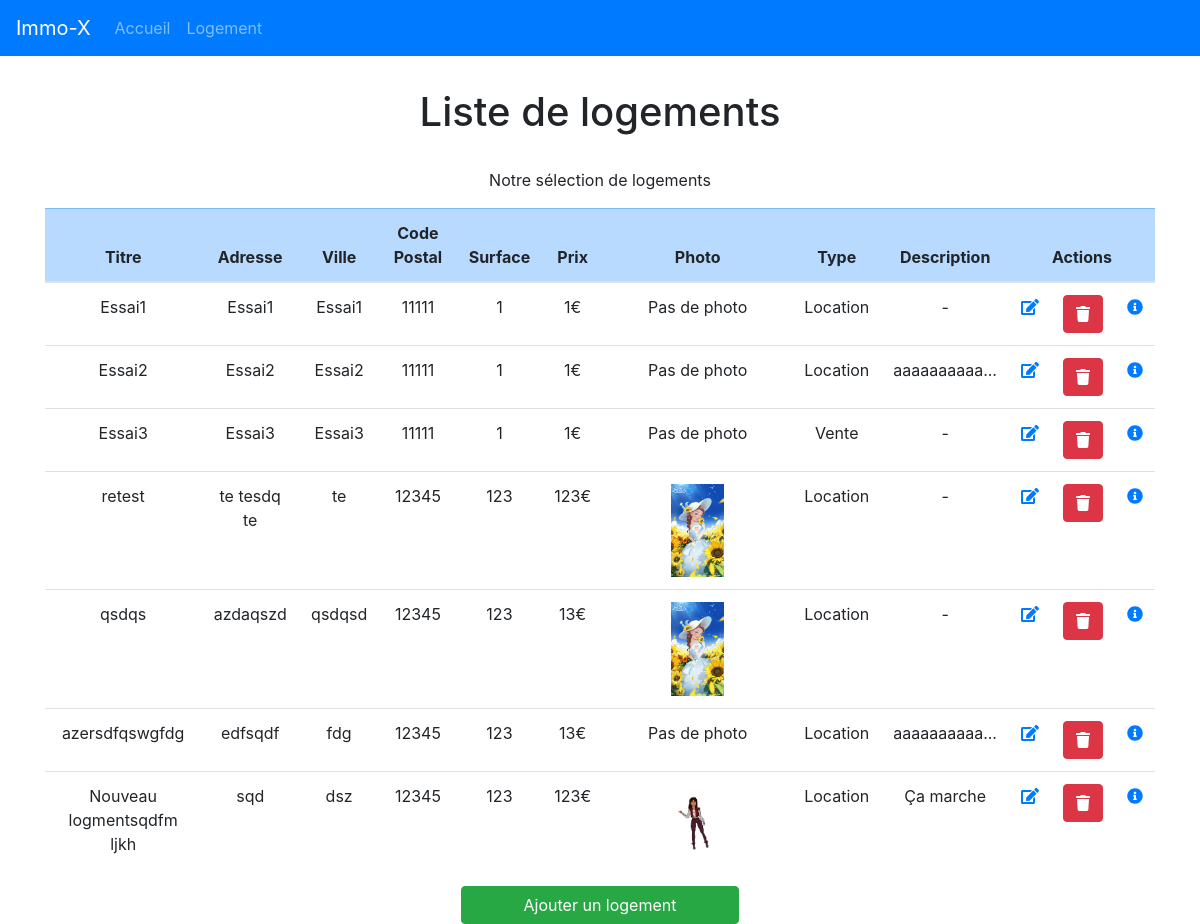
The app's page /logements with its own data.
### tables this page shows
CREATE TABLE IF NOT EXISTS `logement` (
  `id_logement` int NOT NULL AUTO_INCREMENT,
  `titre` varchar(255) NOT NULL,
  `adresse` varchar(255) NOT NULL,
  `ville` varchar(255) NOT NULL,
  `cp` int NOT NULL,
  `surface` int NOT NULL,
  `prix` int NOT NULL,
  `photo` varchar(255) DEFAULT NULL,
  `type` varchar(255) NOT NULL,
  `description` text,
  PRIMARY KEY (`id_logement`)
);

### controller/LogementController.php (called while the page is built, shortened)
<?php
require_once "model/LogementManager.php";
class LogementController
{
    private $logementManager;
    public function __construct()
    {
        $this->logementManager = new LogementManager();
        $this->logementManager->loadLogements();
    }
    public function displayLogements()
    {
        $logements = $this->logementManager->getLogements();
        require_once "view/logements.html.php";
    }
}

### model/LogementManager.php (called while the page is built, shortened)
<?php
require_once "model/Manager.php";
require_once "model/Logement.php";
class LogementManager extends Manager
{
    private $logements;
    public function addLogement($logement)
    {
        $this->logements[] = $logement;
    }
    public function getLogements()
    {
        return $this->logements;
    }
    public function loadLogements()
    {
        $req = $this->getBdd()->prepare("SELECT * FROM logement");
        $req->execute();
        $mesLogements = $req->fetchAll(PDO::FETCH_ASSOC);
    }
}

### model/Logement.php (called while the page is built, shortened)
<?php
class Logement {
    private $id;
    private $titre;
    private $adresse;
    private $ville;
    private $cp;
    private $surface;
    private $prix;
    private $photo;
    private $type;
    private $description;
    public function __construct($id,$titre,$adresse,$ville,$cp,$surface,$prix,$photo,$type,$description)
    {
        $this->id = $id;
        $this->titre = $titre;
        $this->adresse = $adresse;
        $this->ville = $ville;
        $this->cp = $cp;
        $this->surface = $surface;
        $this->prix = $prix;
        $this->photo = $photo;
        $this->type = $type;
        $this->description = $description;
    }
    public function getId()
    {
        return $this->id;
    }
    public function getTitre()
    {
        return $this->titre;
    }
    public function getAdresse()
    {
        return $this->adresse;
    }
    public function getVille()
    {
        return $this->ville;
    }
    public function getCp()
    {
        return $this->cp;
    }
    public function getSurface()
    {
        return $this->surface;
    }
    public function getPrix()
    {
        return $this->prix;
    }
    public function getType()
    {
        return $this->type;
    }
    public function getPhoto()
    {
        return $this->photo;
    }
    public function getDescription()
    {
        return $this->description;
    }
}

### model/Manager.php (called while the page is built, shortened)
<?php
abstract class Manager {
    private static $pdo;
    private static function setBdd(){
        self::$pdo = new PDO("mysql:host=localhost;dbname=Immobilier;charset=utf8","root","");
        self::$pdo->setAttribute(PDO::ATTR_ERRMODE, PDO::ERRMODE_WARNING);
    }
    protected function getBdd(){
        return self::$pdo;
    }
}
?>

### view/logements.html.php (the view, shortened to what this page needs)
<p class="text-center">Notre sélection de logements</p>
<table class="table table-hover text-center">
    <thead class="table-primary">
        <tr>
            <th scope="col">Titre</th>
            <th scope="col">Adresse</th>
            <th scope="col">Ville</th>
            <th scope="col">Code Postal</th>
            <th scope="col">Surface</th>
            <th scope="col">Prix</th>
            <th scope="col">Photo</th>
            <th scope="col">Type</th>
            <th scope="col">Description</th>
            <th scope="col" colspan="3">Actions</th>
        </tr>
    </thead>
    <tbody>
        <?php foreach ($logements as $logement) : ?>
            <tr>
                <td><?= $logement->getTitre(); ?></td>
                <td><?= $logement->getAdresse(); ?></td>
                <td><?= $logement->getVille(); ?></td>
                <td><?= $logement->getCp(); ?></td>
                <td><?= $logement->getSurface(); ?></td>
                <td><?= $logement->getPrix(); ?>€</td>
                <td><?php
                    $photo = $logement->getPhoto();
                    if ($photo) {
                        echo "<img src='" . URL . $photo . "' alt='Photo de " . $logement->getTitre() . "' class='container img-responsive' style='width:50%;height:50%'></td>";
                    } else {
                        echo "Pas de photo";
                    } ?>
                <td><?= $logement->getType(); ?></td>
                <td><?php
                    $descr = $logement->getDescription();
                    if ($descr) {
                        $size = strlen($descr);
                        $maxSize = 10;
                        if ($size > $maxSize) {
                            $end = $size - $maxSize;
                            $short = substr($descr, 0, -$end) . '...';
                            echo $short;
                        } else {
                            echo $descr;
                        }
                    } else {
                        echo "-";
                    } ?></td>
                <td><a href="<?= URL ?>logements/edit/<?= $logement->getId() ?>"><i class="fas fa-edit"></i></a></td>
                <td>
                    <form action="<?= URL ?>logements/delete/<?= $logement->getId() ?>" method="POST" onsubmit="return confirm('Etes-vous certain de vouloir supprimer ce logement?')">
                        <button class="btn btn-danger" type="submit"><i class="fas fa-trash"></i></button>
                    </form>
                </td>
                <td><a href="<?= URL ?>logements/details/<?= $logement->getId() ?>"><i class="fas fa-info-circle"></i></td>
            </tr>
        <?php endforeach; ?>
    </tbody>
</table>
<a href="<?= URL ?>logements/add" class="btn btn-success w-25 d-block m-auto">Ajouter un logement</a>
<?php
$content = ob_get_clean();
$title = "Liste de logements";
require_once "base.html.php";
?>

### index.php (shortened to what this page needs)
<?php
require_once "controller/LogementController.php";
$logementController = new LogementController();
if (empty($_GET['page'])) {
    require_once "view/home.view.php";
} else {
    $url = explode("/", filter_var($_GET['page'], FILTER_SANITIZE_URL));
    switch ($url[0]) {
        case "logements":
            if (empty($url[1])) {
                $logementController->displayLogements();
            } else if ($url[1] === "add") {
                $logementController->newLogementForm();
            } else if ($url[1] === "lvalid") {
                $logementController->newLogementValidation();
            } else if ($url[1] === "edit") {
                $logementController->editLogementForm($url[2]);
            } else if ($url[1] === "editvalid") {
                $logementController->editLogementValidation();
            } else if ($url[1] === "delete") {
                $logementController->deleteLogement($url[2]);
            } else if ($url[1] === "details") {
                $logementController->detailsLogement($url[2]);
            }
            break;
    }
}

### view/base.html.php (shortened to what this page needs)
<!DOCTYPE html>
<html lang="en">
<head>
    <link rel="stylesheet" href="https://cdn.jsdelivr.net/npm/bootstrap@4.6.1/dist/css/bootstrap.min.css">
</head>
<body>
    <header>
        <nav class="navbar navbar-expand-sm navbar-dark bg-primary">
            <a class="navbar-brand" href="<?= URL ?>accueil">Immo-X</a>
            <div class="collapse navbar-collapse" id="navbarColor01">
                <ul class="navbar-nav mr-auto">
                    <li class="nav-item">
                        <a class="nav-link" href="<?= URL ?>accueil">
                            Accueil
                        </a>
                    </li>
                    <li class="nav-item">
                        <a class="nav-link" href="<?= URL ?>logements">Logement</a>
                    </li>
                </ul>
            </div>
        </nav>
    </header>
    <main>
        <div class="container">
            <h1 class="my-4 text-center p-2">
                <?= $title ?>
            </h1>
            <?= $content ?>
        </div>
    </main>
</body>
</html>

### records on screen
logement: titre "Essai1", adresse "Essai1", ville "Essai1", cp "11111", surface "1", prix "1", photo "Pas de photo", type "Location"
logement: titre "Essai2", adresse "Essai2", ville "Essai2", cp "11111", surface "1", prix "1", photo "Pas de photo", type "Location", description "aaaaaaaaaa..."
logement: titre "Essai3", adresse "Essai3", ville "Essai3", cp "11111", surface "1", prix "1", photo "Pas de photo", type "Vente"
logement: titre "retest", adresse "te tesdq te", ville "te", cp "12345", surface "123", prix "123", photo (picture), type "Location"
logement: titre "qsdqs", adresse "azdaqszd", ville "qsdqsd", cp "12345", surface "123", prix "13", photo (picture), type "Location"
logement: titre "azersdfqswgfdg", adresse "edfsqdf", ville "fdg", cp "12345", surface "123", prix "13", shows "Pas de photo", type "Location", description "aaaaaaaaaa..."
logement: titre "Nouveau logmentsqdfm ljkh", adresse "sqd", ville "dsz", cp "12345", surface "123", prix "123", photo (picture), type "Location", description "Ça marche"

### other values on screen
$title "Liste de logements"
